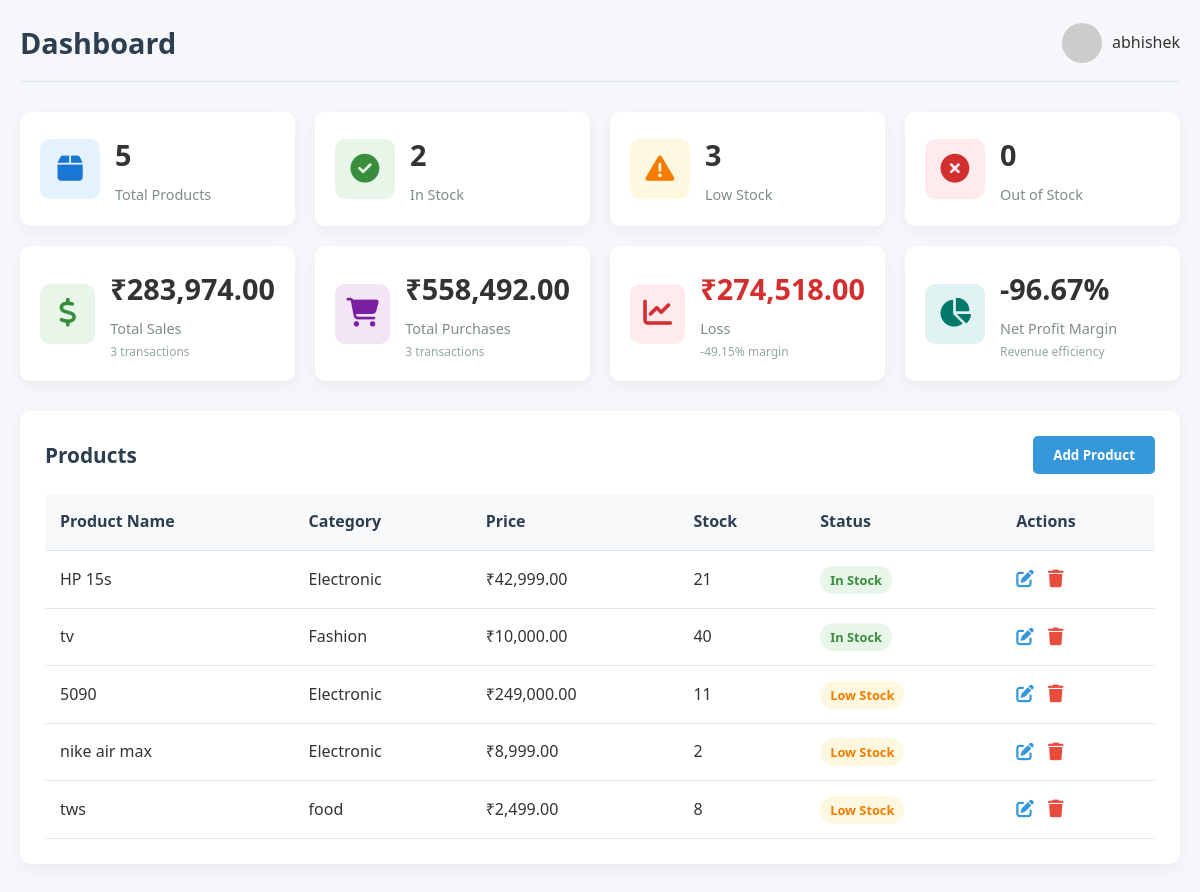
Screenshot of /dashboard.php (signed in) with the database file from the repository.
### tables this page shows
CREATE TABLE IF NOT EXISTS `products` (
  `id` int NOT NULL AUTO_INCREMENT,
  `admin_id` int NOT NULL DEFAULT '1',
  `name` varchar(255) NOT NULL,
  `category_id` int NOT NULL,
  `supplier_id` int DEFAULT NULL,
  `price` decimal(10,2) DEFAULT '0.00',
  `stock` int DEFAULT '0',
  `description` text,
  `created_at` timestamp NULL DEFAULT CURRENT_TIMESTAMP,
  PRIMARY KEY (`id`),
  KEY `category_id` (`category_id`),
  KEY `supplier_id` (`supplier_id`),
  KEY `idx_products_admin` (`admin_id`)
);

CREATE TABLE IF NOT EXISTS `categories` (
  `id` int NOT NULL AUTO_INCREMENT,
  `admin_id` int NOT NULL DEFAULT '1',
  `name` varchar(255) NOT NULL,
  `description` text,
  PRIMARY KEY (`id`),
  KEY `idx_categories_admin` (`admin_id`)
);

### dashboard.php (the view, shortened to what this page needs)
<?php
require 'db.php';
$admin_id = $_SESSION['admin_id'];
$fullname = $_SESSION['fullname'] ?? 'Admin User';
$sql_total = "SELECT COUNT(DISTINCT id) AS total FROM products WHERE admin_id = ?";
$stmt = $conn->prepare($sql_total);
$stmt->bind_param('i', $admin_id);
$stmt->execute();
$total_products = $stmt->get_result()->fetch_assoc()['total'];
$sql_instock = "SELECT COUNT(DISTINCT id) AS total FROM products WHERE admin_id = ? AND stock > 20";
$stmt = $conn->prepare($sql_instock);
$stmt->bind_param('i', $admin_id);
$stmt->execute();
$in_stock = $stmt->get_result()->fetch_assoc()['total'];
$sql_lowstock = "SELECT COUNT(DISTINCT id) AS total FROM products WHERE admin_id = ? AND stock > 0 AND stock <= 20";
$stmt = $conn->prepare($sql_lowstock);
$stmt->bind_param('i', $admin_id);
$stmt->execute();
$low_stock = $stmt->get_result()->fetch_assoc()['total'];
$sql_outstock = "SELECT COUNT(DISTINCT id) AS total FROM products WHERE admin_id = ? AND stock = 0";
$stmt = $conn->prepare($sql_outstock);
$stmt->bind_param('i', $admin_id);
$stmt->execute();
$out_of_stock = $stmt->get_result()->fetch_assoc()['total'];
$sql = "SELECT COUNT(*) AS total, COALESCE(SUM(total_amount), 0) AS total_amount FROM purchases WHERE admin_id = ?";
$stmt = $conn->prepare($sql);
$stmt->bind_param('i', $admin_id);
$stmt->execute();
$r = $stmt->get_result()->fetch_assoc();
$total_purchases = $r['total'];
$total_purchases_amount = $r['total_amount'];
$sql = "SELECT COUNT(*) AS total, COALESCE(SUM(total_amount), 0) AS total_amount FROM sales WHERE admin_id = ?";
$stmt = $conn->prepare($sql);
$stmt->bind_param('i', $admin_id);
$stmt->execute();
$r = $stmt->get_result()->fetch_assoc();
$total_sales = $r['total'];
$total_sales_amount = $r['total_amount'];
$profit_loss = $total_sales_amount - $total_purchases_amount;
?>
<!DOCTYPE html>
<html lang="en">
<head>
    <link rel="stylesheet" href="https://cdnjs.cloudflare.com/ajax/libs/font-awesome/6.4.0/css/all.min.css">
</head>
<body>
    <div class="header">
        <h2 class="page-title">Dashboard</h2>
        <div class="user-info">
            <img src="https://ui-avatars.com/api/?name=<?= urlencode($fullname) ?>&background=3498db&color=fff" alt="User">
            <span><?= htmlspecialchars($fullname) ?></span>
        </div>
    </div>
    <div class="dashboard-cards">
        <div class="card">
            <div class="card-icon bg-primary">
                <i class="fas fa-box"></i>
            </div>
            <div class="card-info">
                <h3><?php echo $total_products; ?></h3>
                <p>Total Products</p>
            </div>
        </div>
        <div class="card">
            <div class="card-icon bg-success">
                <i class="fas fa-check-circle"></i>
            </div>
            <div class="card-info">
                <h3><?php echo $in_stock; ?></h3>
                <p>In Stock</p>
            </div>
        </div>
        <div class="card">
            <div class="card-icon bg-warning">
                <i class="fas fa-exclamation-triangle"></i>
            </div>
            <div class="card-info">
                <h3><?php echo $low_stock; ?></h3>
                <p>Low Stock</p>
            </div>
        </div>
        <div class="card">
            <div class="card-icon bg-danger">
                <i class="fas fa-times-circle"></i>
            </div>
            <div class="card-info">
                <h3><?php echo $out_of_stock; ?></h3>
                <p>Out of Stock</p>
            </div>
        </div>
        <div class="card">
            <div class="card-icon bg-success">
                <i class="fas fa-dollar-sign"></i>
            </div>
            <div class="card-info">
                <h3>₹<?php echo number_format($total_sales_amount, 2); ?></h3>
                <p>Total Sales</p>
                <small><?php echo $total_sales; ?> transactions</small>
            </div>
        </div>
        <div class="card">
            <div class="card-icon bg-purple">
                <i class="fas fa-shopping-cart"></i>
            </div>
            <div class="card-info">
                <h3>₹<?php echo number_format($total_purchases_amount, 2); ?></h3>
                <p>Total Purchases</p>
                <small><?php echo $total_purchases; ?> transactions</small>
            </div>
        </div>
        <div class="card">
            <div class="card-icon <?php echo $profit_loss >= 0 ? 'bg-success' : 'bg-danger'; ?>">
                <i class="fas fa-chart-line"></i>
            </div>
            <div class="card-info">
                <h3 class="<?php echo $profit_loss >= 0 ? 'profit-text' : 'loss-text'; ?>">
                    ₹<?php echo number_format(abs($profit_loss), 2); ?>
                </h3>
                <p><?php echo $profit_loss >= 0 ? 'Profit' : 'Loss'; ?></p>
                <small>
                    <?php
                    if($total_purchases_amount > 0) {
                        $margin = ($profit_loss / $total_purchases_amount) * 100;
                        echo number_format($margin, 2) . '% margin';
                    } else {
                        echo 'N/A';
                    }
                    ?>
                </small>
            </div>
        </div>
        <div class="card">
            <div class="card-icon bg-teal">
                <i class="fas fa-chart-pie"></i>
            </div>
            <div class="card-info">
                <h3>
                    <?php
                    if($total_sales_amount > 0) {
                        $net_margin = ($profit_loss / $total_sales_amount) * 100;
                        echo number_format($net_margin, 2) . '%';
                    } else {
                        echo '0%';
                    }
                    ?>
                </h3>
                <p>Net Profit Margin</p>
                <small>Revenue efficiency</small>
            </div>
        </div>
    </div>
    <div class="content-section">
        <div class="section-header">
            <h3 class="section-title">Products</h3>
            <button class="btn btn-primary" id="addProductBtn">Add Product</button>
        </div>
        <div class="table-responsive">
            <table>
                <thead>
                    <tr>
                        <th>Product Name</th>
                        <th>Category</th>
                        <th>Price</th>
                        <th>Stock</th>
                        <th>Status</th>
                        <th>Actions</th>
                    </tr>
                </thead>
                <tbody>
                <?php
                $stmt = $conn->prepare("
                    SELECT p.id, p.name, p.price, p.stock, p.description, p.category_id, c.name AS category_name
                    FROM products p
                    JOIN categories c ON p.category_id = c.id
                    WHERE p.admin_id = ?
                    ORDER BY
                        CASE
                            WHEN p.stock > 20 THEN 1
                            WHEN p.stock > 0 THEN 2
                            ELSE 3
                        END, p.name
                ");
                $stmt->bind_param('i', $admin_id);
                $stmt->execute();
                $result = $stmt->get_result();
                if ($result->num_rows > 0) {
                    while ($product = $result->fetch_assoc()) { ?>
                    <tr>
                        <td><?php echo htmlspecialchars($product['name']); ?></td>
                        <td><?php echo htmlspecialchars($product['category_name']); ?></td>
                        <td>₹<?php echo number_format($product['price'], 2); ?></td>
                        <td><?php echo $product['stock']; ?></td>
                        <td>
                            <span class="status <?php
                                if($product['stock'] > 20) echo 'status-instock';
                                elseif($product['stock'] > 0) echo 'status-lowstock';
                                else echo 'status-outstock';
                            ?>">
                            <?php
                                if($product['stock'] > 20) echo 'In Stock';
                                elseif($product['stock'] > 0) echo 'Low Stock';
                                else echo 'Out of Stock';
                            ?>
                            </span>
                        </td>
                        <td>
                            <button class="action-btn edit-btn"
                                onclick='openEditModal(<?php echo json_encode($product); ?>)'>
                                <i class="fas fa-edit"></i>
                            </button>
                            <button class="action-btn delete-btn" onclick="deleteProduct(<?php echo $product['id']; ?>)">
                                <i class="fas fa-trash"></i>
                            </button>
                        </td>
                    </tr>
                    <?php }
                } else {
                    echo "<tr><td colspan='6' style='text-align:center;'>No products found</td></tr>";
                }
                ?>
                </tbody>
            </table>
        </div>
    </div>
</body>
</html>

### dashboard.php (style rules this page uses)
* { margin: 0; padding: 0; box-sizing: border-box; font-family: 'Segoe UI', Tahoma, Geneva, Verdana, sans-serif; }
body { background-color: #f5f7fa; color: #333; line-height: 1.6; padding: 20px; }
.header { display: flex; justify-content: space-between; align-items: center; margin-bottom: 30px; padding-bottom: 15px; border-bottom: 1px solid #e0e6ed; }
.page-title { font-size: 1.8rem; color: #2c3e50; }
.user-info { display: flex; align-items: center; }
.user-info img { width: 40px; height: 40px; border-radius: 50%; margin-right: 10px; object-fit: cover; }
.dashboard-cards { display: grid; grid-template-columns: repeat(auto-fit, minmax(250px, 1fr)); gap: 20px; margin-bottom: 30px; }
.card { background: white; border-radius: 10px; padding: 20px; box-shadow: 0 5px 15px rgba(0, 0, 0, 0.05); display: flex; align-items: center; transition: transform 0.3s; }
.card-icon { width: 60px; height: 60px; border-radius: 10px; display: flex; align-items: center; justify-content: center; font-size: 1.8rem; margin-right: 15px; }
.card-info h3 { font-size: 1.8rem; margin-bottom: 5px; }
.card-info p { color: #7f8c8d; font-size: 0.9rem; }
.card-info small { display: block; color: #95a5a6; font-size: 0.75rem; margin-top: 2px; }
.bg-primary { background-color: #e3f2fd; color: #1976d2; }
.bg-success { background-color: #e8f5e9; color: #388e3c; }
.bg-warning { background-color: #fff8e1; color: #f57c00; }
.bg-danger { background-color: #ffebee; color: #d32f2f; }
.bg-purple { background-color: #f3e5f5; color: #7b1fa2; }
.bg-teal { background-color: #e0f2f1; color: #00796b; }
.loss-text { color: #d32f2f; }
.content-section { background: white; border-radius: 10px; padding: 25px; margin-bottom: 30px; box-shadow: 0 5px 15px rgba(0, 0, 0, 0.05); }
.section-header { display: flex; justify-content: space-between; align-items: center; margin-bottom: 20px; }
.section-title { font-size: 1.3rem; color: #2c3e50; }
.btn { padding: 10px 20px; border: none; border-radius: 5px; cursor: pointer; font-weight: 600; transition: all 0.3s; }
.btn-primary { background-color: #3498db; color: white; }
.table-responsive { overflow-x: auto; }
table { width: 100%; border-collapse: collapse; }
table th, table td { padding: 15px; text-align: left; border-bottom: 1px solid #e0e6ed; }
table th { background-color: #f8f9fa; font-weight: 600; color: #2c3e50; }
.status { padding: 5px 10px; border-radius: 20px; font-size: 0.8rem; font-weight: 600; }
.status-instock { background-color: #e8f5e9; color: #388e3c; }
.status-lowstock { background-color: #fff8e1; color: #f57c00; }
.action-btn { border: none; background: none; cursor: pointer; margin-right: 10px; font-size: 1.1rem; transition: transform 0.2s; }
.edit-btn { color: #3498db; }
.delete-btn { color: #e74c3c; }

### rows the page displays
products: name "HP 15s", category.name "Electronic", price "42,999.00", stock "21", shows "In Stock"
products: name "tv", category.name "Fashion", price "10,000.00", stock "40", shows "In Stock"
products: name "5090", category.name "Electronic", price "249,000.00", stock "11", shows "Low Stock"
products: name "nike air max", category.name "Electronic", price "8,999.00", stock "2", shows "Low Stock"
products: name "tws", category.name "food", price "2,499.00", stock "8", shows "Low Stock"

### other values shown
$fullname "abhishek"
$total_products "5"
$in_stock "2"
$low_stock "3"
$out_of_stock "0"
$total_sales_amount "283,974.00"
$total_sales "3"
$total_purchases_amount "558,492.00"
$total_purchases "3"
abs($profit_loss) "274,518.00"
$margin "-49.15"
$net_margin "-96.67"
